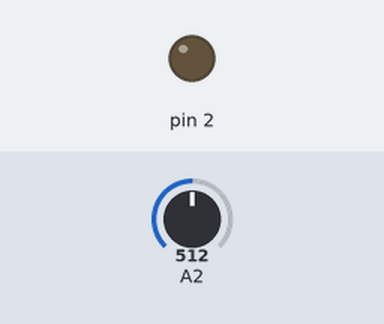
The sketch below on a simulated Arduino Uno, built with avr-gcc and run on an emulated ATmega328P. Parts: output pins drawn as LEDs (lit = HIGH). The test bench sets the inputs (shaded band); at power-on: A2 = 512.

Above: at 1.2 s.
1.3 s: A2 set to 524
At 1.8 s:
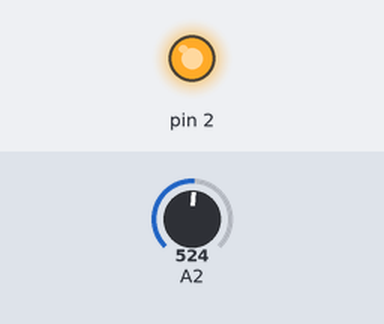
2.8 s: A2 set to 511
At 4.0 s:
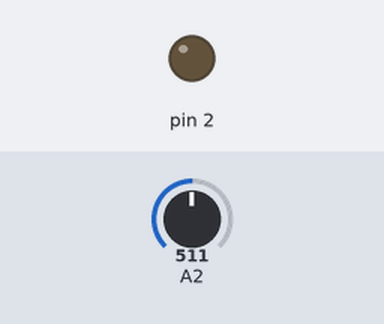
4.3 s: A2 set to 716
At 5.2 s:
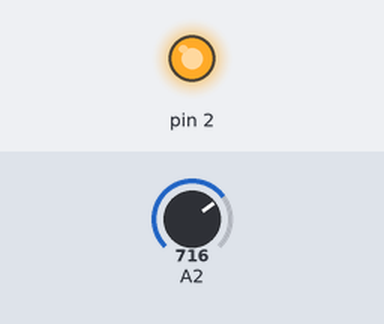
Timing chart, 0 to 7.3 s (numbered marks = the images above; inputs shaded):
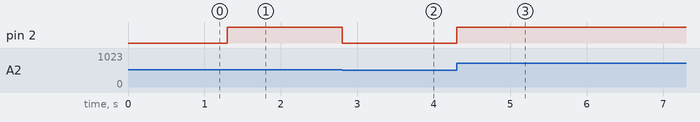

The sketch:

pwm.ino
```cpp
long pwm;

void setup(){

}

void loop() {
  // put your main code here, to run repeatedly:
  pwm = analogRead(A2);
  pwm = map(pwm,0,1023,0,255);
  analogWrite(2,pwm);
}
```

Measured:
- the behaviour switches between 513 and 514 on A2 (found by bisection; images 0 and 1)
- after the input at 1.3 s, pin 2: LOW → HIGH at once
- after the input at 2.8 s, pin 2: HIGH → LOW at once
- after the input at 4.3 s, pin 2: LOW → HIGH at once
